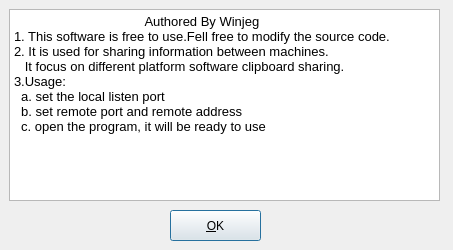
<?xml version="1.0" encoding="UTF-8"?>
<ui version="4.0">
 <class>about</class>
 <widget class="QDialog" name="about">
  <property name="geometry">
   <rect>
    <x>0</x>
    <y>0</y>
    <width>453</width>
    <height>250</height>
   </rect>
  </property>
  <property name="minimumSize">
   <size>
    <width>453</width>
    <height>250</height>
   </size>
  </property>
  <property name="maximumSize">
   <size>
    <width>453</width>
    <height>250</height>
   </size>
  </property>
  <property name="windowTitle">
   <string>About Me</string>
  </property>
  <widget class="QPushButton" name="okBtn">
   <property name="geometry">
    <rect>
     <x>170</x>
     <y>210</y>
     <width>91</width>
     <height>31</height>
    </rect>
   </property>
   <property name="maximumSize">
    <size>
     <width>100</width>
     <height>16777215</height>
    </size>
   </property>
   <property name="text">
    <string>&amp;OK</string>
   </property>
  </widget>
  <widget class="QTextBrowser" name="textBrowser">
   <property name="geometry">
    <rect>
     <x>9</x>
     <y>9</y>
     <width>431</width>
     <height>192</height>
    </rect>
   </property>
   <property name="html">
    <string>&lt;!DOCTYPE HTML PUBLIC &quot;-//W3C//DTD HTML 4.0//EN&quot; &quot;http://www.w3.org/TR/REC-html40/strict.dtd&quot;&gt;
&lt;html&gt;&lt;head&gt;&lt;meta name=&quot;qrichtext&quot; content=&quot;1&quot; /&gt;&lt;style type=&quot;text/css&quot;&gt;
p, li { white-space: pre-wrap; }
&lt;/style&gt;&lt;/head&gt;&lt;body style=&quot; font-family:'SimSun'; font-size:9pt; font-weight:400; font-style:normal;&quot;&gt;
&lt;p align=&quot;center&quot; style=&quot; margin-top:0px; margin-bottom:0px; margin-left:0px; margin-right:0px; -qt-block-indent:0; text-indent:0px;&quot;&gt;&lt;span style=&quot; font-size:10pt;&quot;&gt;Authored By Winjeg	&lt;/span&gt;&lt;/p&gt;
&lt;p style=&quot; margin-top:0px; margin-bottom:0px; margin-left:0px; margin-right:0px; -qt-block-indent:0; text-indent:0px;&quot;&gt;&lt;span style=&quot; font-size:10pt;&quot;&gt;1. This software is free to use.Fell free to modify the source code.&lt;/span&gt;&lt;/p&gt;
&lt;p style=&quot; margin-top:0px; margin-bottom:0px; margin-left:0px; margin-right:0px; -qt-block-indent:0; text-indent:0px;&quot;&gt;&lt;span style=&quot; font-size:10pt;&quot;&gt;2. It is used for sharing information between machines.&lt;/span&gt;&lt;/p&gt;
&lt;p style=&quot; margin-top:0px; margin-bottom:0px; margin-left:0px; margin-right:0px; -qt-block-indent:0; text-indent:0px;&quot;&gt;&lt;span style=&quot; font-size:10pt;&quot;&gt;   It focus on different platform software clipboard sharing.&lt;/span&gt;&lt;/p&gt;
&lt;p style=&quot; margin-top:0px; margin-bottom:0px; margin-left:0px; margin-right:0px; -qt-block-indent:0; text-indent:0px;&quot;&gt;&lt;span style=&quot; font-size:10pt;&quot;&gt;3.Usage:&lt;/span&gt;&lt;/p&gt;
&lt;p style=&quot; margin-top:0px; margin-bottom:0px; margin-left:0px; margin-right:0px; -qt-block-indent:0; text-indent:0px;&quot;&gt;&lt;span style=&quot; font-size:10pt;&quot;&gt;  a. set the local listen port&lt;/span&gt;&lt;/p&gt;
&lt;p style=&quot; margin-top:0px; margin-bottom:0px; margin-left:0px; margin-right:0px; -qt-block-indent:0; text-indent:0px;&quot;&gt;&lt;span style=&quot; font-size:10pt;&quot;&gt;  b. set remote port and remote address&lt;/span&gt;&lt;/p&gt;
&lt;p style=&quot; margin-top:0px; margin-bottom:0px; margin-left:0px; margin-right:0px; -qt-block-indent:0; text-indent:0px;&quot;&gt;&lt;span style=&quot; font-size:10pt;&quot;&gt;  c. open the program, it will be ready to use&lt;/span&gt;&lt;/p&gt;&lt;/body&gt;&lt;/html&gt;</string>
   </property>
  </widget>
 </widget>
 <resources/>
 <connections/>
</ui>
